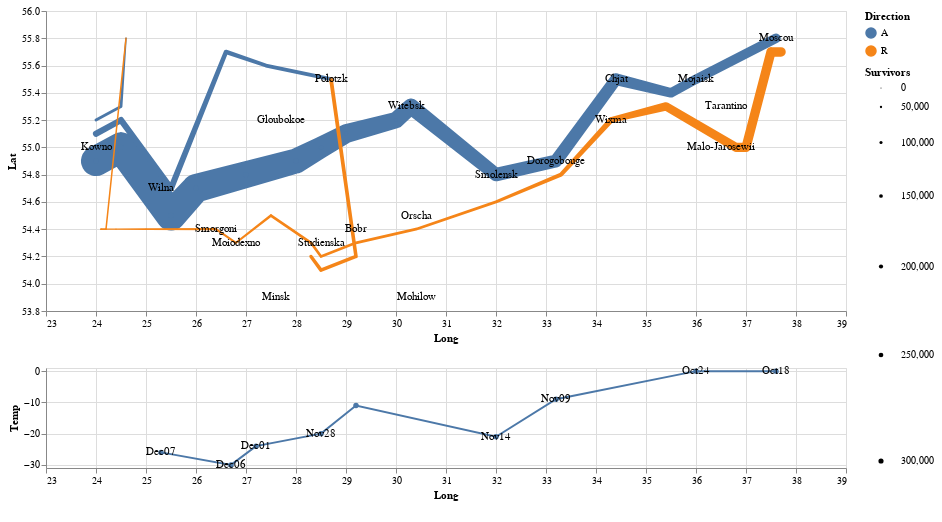

The code cell stored with this chart in its notebook:
### Code cell
[
@vlplot(width=800, height=300) +
@vlplot(
    data=troops,
    mark={:trail,point=true,clip=true},
    x={"Long:q", scale={domain=[23,39]}},
    y={"Lat:q", scale ={domain = [53.8,56]}},
    size = {"Survivors:q", scale={"range" = [1,30]}},
    color="Direction:n",
    detail="Group:n",
    order ={field =:row, typ=:q }
) + 
@vlplot(mark={:text},
    data=cities,
    x={"Long:q", scale={domain=[23,39]}},
    y={"Lat:q", scale ={domain = [53.8,56]}},
    text="City:n") ;
@vlplot(width=800, height=100) +
@vlplot(mark={:line,point=true,clip=false},
    data=temp,
    x={"Long:q", scale={domain=[23,39]}},
    y={"Temp:q", scale={domain=[-31,1]}}
) + 
@vlplot(mark={:text},
    data=temp,
    x={"Long:q", scale={domain=[23,39]}},
    y={"Temp:q", scale={domain=[-31,1]}},
    text="Date:n",
    transform=[
        {filter="datum.Date !== null"}
    ]
)
    
]

### Figure 1 — Vega-Lite specification as saved in the notebook (floating-point values rounded to 4 significant figures)
{"vconcat": [{"height": 300, "layer": [{"data": {"values": [{"Direction": "A", "Group": 1, "Lat": 54.9, "Long": 24, "Survivors": 340000}, {"Direction": "A", "Group": 1, "Lat": 55, "Long": 24.5, "Survivors": 340000}, {"Direction": "A", "Group": 1, "Lat": 54.5, "Long": 25.5, "Survivors": 340000}, {"Direction": "A", "Group": 1, "Lat": 54.7, "Long": 26, "Survivors": 320000}, {"Direction": "A", "Group": 1, "Lat": 54.8, "Long": 27, "Survivors": 300000}, {"Direction": "A", "Group": 1, "Lat": 54.9, "Long": 28, "Survivors": 280000}, {"Direction": "A", "Group": 1, "Lat": 55, "Long": 28.5, "Survivors": 240000}, {"Direction": "A", "Group": 1, "Lat": 55.1, "Long": 29, "Survivors": 210000}, {"Direction": "A", "Group": 1, "Lat": 55.2, "Long": 30, "Survivors": 180000}, {"Direction": "A", "Group": 1, "Lat": 55.3, "Long": 30.3, "Survivors": 175000}, {"Direction": "A", "Group": 1, "Lat": 54.8, "Long": 32, "Survivors": 145000}, {"Direction": "A", "Group": 1, "Lat": 54.9, "Long": 33.2, "Survivors": 140000}, {"Direction": "A", "Group": 1, "Lat": 55.5, "Long": 34.4, "Survivors": 127100}, {"Direction": "A", "Group": 1, "Lat": 55.4, "Long": 35.5, "Survivors": 100000}, {"Direction": "A", "Group": 1, "Lat": 55.5, "Long": 36, "Survivors": 100000}, {"Direction": "A", "Group": 1, "Lat": 55.8, "Long": 37.6, "Survivors": 100000}, {"Direction": "R", "Group": 1, "Lat": 55.7, "Long": 37.7, "Survivors": 100000}, {"Direction": "R", "Group": 1, "Lat": 55.7, "Long": 37.5, "Survivors": 98000}, {"Direction": "R", "Group": 1, "Lat": 55, "Long": 37, "Survivors": 97000}, {"Direction": "R", "Group": 1, "Lat": 55, "Long": 36.8, "Survivors": 96000}, {"Direction": "R", "Group": 1, "Lat": 55.3, "Long": 35.4, "Survivors": 87000}, {"Direction": "R", "Group": 1, "Lat": 55.2, "Long": 34.3, "Survivors": 55000}, {"Direction": "R", "Group": 1, "Lat": 54.8, "Long": 33.3, "Survivors": 37000}, {"Direction": "R", "Group": 1, "Lat": 54.6, "Long": 32, "Survivors": 24000}, {"Direction": "R", "Group": 1, "Lat": 54.4, "Long": 30.4, "Survivors": 20000}, {"Direction": "R", "Group": 1, "Lat": 54.3, "Long": 29.2, "Survivors": 20000}, {"Direction": "R", "Group": 1, "Lat": 54.2, "Long": 28.5, "Survivors": 20000}, {"Direction": "R", "Group": 1, "Lat": 54.3, "Long": 28.3, "Survivors": 20000}, {"Direction": "R", "Group": 1, "Lat": 54.5, "Long": 27.5, "Survivors": 20000}, {"Direction": "R", "Group": 1, "Lat": 54.3, "Long": 26.8, "Survivors": 12000}, {"Direction": "R", "Group": 1, "Lat": 54.4, "Long": 26.4, "Survivors": 14000}, {"Direction": "R", "Group": 1, "Lat": 54.4, "Long": 25, "Survivors": 8000}, {"Direction": "R", "Group": 1, "Lat": 54.4, "Long": 24.4, "Survivors": 4000}, {"Direction": "R", "Group": 1, "Lat": 54.4, "Long": 24.2, "Survivors": 4000}, {"Direction": "R", "Group": 1, "Lat": 54.4, "Long": 24.1, "Survivors": 4000}, {"Direction": "A", "Group": 2, "Lat": 55.1, "Long": 24, "Survivors": 60000}, {"Direction": "A", "Group": 2, "Lat": 55.2, "Long": 24.5, "Survivors": 60000}, {"Direction": "A", "Group": 2, "Lat": 54.7, "Long": 25.5, "Survivors": 60000}, {"Direction": "A", "Group": 2, "Lat": 55.7, "Long": 26.6, "Survivors": 40000}, {"Direction": "A", "Group": 2, "Lat": 55.6, "Long": 27.4, "Survivors": 33000}, {"Direction": "A", "Group": 2, "Lat": 55.5, "Long": 28.7, "Survivors": 33000}, {"Direction": "R", "Group": 2, "Lat": 55.5, "Long": 28.7, "Survivors": 33000}, {"Direction": "R", "Group": 2, "Lat": 54.2, "Long": 29.2, "Survivors": 30000}, {"Direction": "R", "Group": 2, "Lat": 54.1, "Long": 28.5, "Survivors": 30000}, {"Direction": "R", "Group": 2, "Lat": 54.2, "Long": 28.3, "Survivors": 28000}, {"Direction": "A", "Group": 3, "Lat": 55.2, "Long": 24, "Survivors": 22000}, {"Direction": "A", "Group": 3, "Lat": 55.3, "Long": 24.5, "Survivors": 22000}, {"Direction": "A", "Group": 3, "Lat": 55.8, "Long": 24.6, "Survivors": 6000}, {"Direction": "R", "Group": 3, "Lat": 55.8, "Long": 24.6, "Survivors": 6000}, {"Direction": "R", "Group": 3, "Lat": 54.4, "Long": 24.2, "Survivors": 6000}, {"Direction": "R", "Group": 3, "Lat": 54.4, "Long": 24.1, "Survivors": 6000}]}, "encoding": {"color": {"field": "Direction", "type": "nominal"}, "detail": {"field": "Group", "type": "nominal"}, "order": {"field": "row", "type": "q"}, "size": {"field": "Survivors", "scale": {"range": [1, 30]}, "type": "quantitative"}, "x": {"field": "Long", "scale": {"domain": [23, 39]}, "type": "quantitative"}, "y": {"field": "Lat", "scale": {"domain": [53.8, 56]}, "type": "quantitative"}}, "mark": {"clip": true, "point": true, "type": "trail"}}, {"data": {"values": [{"City": "Kowno", "Lat": 55, "Long": 24}, {"City": "Wilna", "Lat": 54.7, "Long": 25.3}, {"City": "Smorgoni", "Lat": 54.4, "Long": 26.4}, {"City": "Moiodexno", "Lat": 54.3, "Long": 26.8}, {"City": "Gloubokoe", "Lat": 55.2, "Long": 27.7}, {"City": "Minsk", "Lat": 53.9, "Long": 27.6}, {"City": "Studienska", "Lat": 54.3, "Long": 28.5}, {"City": "Polotzk", "Lat": 55.5, "Long": 28.7}, {"City": "Bobr", "Lat": 54.4, "Long": 29.2}, {"City": "Witebsk", "Lat": 55.3, "Long": 30.2}, {"City": "Orscha", "Lat": 54.5, "Long": 30.4}, {"City": "Mohilow", "Lat": 53.9, "Long": 30.4}, {"City": "Smolensk", "Lat": 54.8, "Long": 32}, {"City": "Dorogobouge", "Lat": 54.9, "Long": 33.2}, {"City": "Wixma", "Lat": 55.2, "Long": 34.3}, {"City": "Chjat", "Lat": 55.5, "Long": 34.4}, {"City": "Mojaisk", "Lat": 55.5, "Long": 36}, {"City": "Moscou", "Lat": 55.8, "Long": 37.6}, {"City": "Tarantino", "Lat": 55.3, "Long": 36.6}, {"City": "Malo-Jarosewii", "Lat": 55, "Long": 36.5}]}, "encoding": {"text": {"field": "City", "type": "nominal"}, "x": {"field": "Long", "scale": {"domain": [23, 39]}, "type": "quantitative"}, "y": {"field": "Lat", "scale": {"domain": [53.8, 56]}, "type": "quantitative"}}, "mark": {"type": "text"}}], "width": 800}, {"height": 100, "layer": [{"data": {"values": [{"Date": "Oct18", "Days": 6, "Long": 37.6, "Temp": 0}, {"Date": "Oct24", "Days": 6, "Long": 36, "Temp": 0}, {"Date": "Nov09", "Days": 16, "Long": 33.2, "Temp": -9}, {"Date": "Nov14", "Days": 5, "Long": 32, "Temp": -21}, {"Date": null, "Days": 10, "Long": 29.2, "Temp": -11}, {"Date": "Nov28", "Days": 4, "Long": 28.5, "Temp": -20}, {"Date": "Dec01", "Days": 3, "Long": 27.2, "Temp": -24}, {"Date": "Dec06", "Days": 5, "Long": 26.7, "Temp": -30}, {"Date": "Dec07", "Days": 1, "Long": 25.3, "Temp": -26}]}, "encoding": {"x": {"field": "Long", "scale": {"domain": [23, 39]}, "type": "quantitative"}, "y": {"field": "Temp", "scale": {"domain": [-31, 1]}, "type": "quantitative"}}, "mark": {"clip": false, "point": true, "type": "line"}}, {"data": {"values": [{"Date": "Oct18", "Days": 6, "Long": 37.6, "Temp": 0}, {"Date": "Oct24", "Days": 6, "Long": 36, "Temp": 0}, {"Date": "Nov09", "Days": 16, "Long": 33.2, "Temp": -9}, {"Date": "Nov14", "Days": 5, "Long": 32, "Temp": -21}, {"Date": null, "Days": 10, "Long": 29.2, "Temp": -11}, {"Date": "Nov28", "Days": 4, "Long": 28.5, "Temp": -20}, {"Date": "Dec01", "Days": 3, "Long": 27.2, "Temp": -24}, {"Date": "Dec06", "Days": 5, "Long": 26.7, "Temp": -30}, {"Date": "Dec07", "Days": 1, "Long": 25.3, "Temp": -26}]}, "encoding": {"text": {"field": "Date", "type": "nominal"}, "x": {"field": "Long", "scale": {"domain": [23, 39]}, "type": "quantitative"}, "y": {"field": "Temp", "scale": {"domain": [-31, 1]}, "type": "quantitative"}}, "mark": {"type": "text"}, "transform": [{"filter": "datum.Date !== null"}]}], "width": 800}]}
